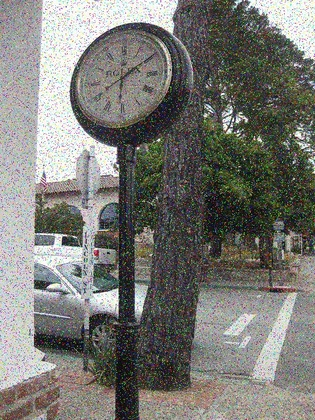
%> input picture Day1/imgs/b_noise_reduction/COCO_train2014_000000000064.jpg, 315 x 420 px, shrunk from 480 x 640 before the run; its folder holds only this picture in this run
$ octave B_noise_reduction.m   (GNU Octave 9; MATLAB toolbox functions it lacks are replaced by stand-ins)
%> lines starting %> are read from the running program, lines starting %| are printed output that depends on the picture
### Day1/srcs/median_filter.m
% median_filter - non-linear filter for reducing noise in an image.
%
% res = median_filter(im, filter_size)
%    take median values from filter_size x filter_size of im blocks.

% This file is part of inaugural summer camp:
%            'Girls Solving Societal Problems Through Computer Science.'
% written by Jinhang Choi (jpc5731@cse.psu.edu)
%            and the Pennsylvania State University.
% More information about this camp is available at:
% http://www.eecs.psu.edu/community/EECS-Computer-Science-Camp.aspx
function res = median_filter(im, filter_size)
    im_rows = size(im, 1);
    im_cols = size(im, 2);
    im_channels = size(im, 3);
    side_length = idivide(filter_size, 2);

    res = repmat(uint8(0), size(im));
    for row=1:im_rows
        for col=1:im_cols
            end_row = row + filter_size - side_length - 1;
            end_col = col + filter_size - side_length - 1;
            start_row = end_row - filter_size;
            if (end_row > im_rows)
                end_row = im_rows;
            end
            if (start_row < 1)
                start_row = 1;
            end
            start_col = end_col - filter_size;
            if (end_col > im_cols)
                end_col = im_cols;
            end
            if (start_col < 1)
                start_col = 1;
            end

            % Crop filter_size x filter_size matrix at (row, col)
            candidates = im(start_row:end_row, start_col:end_col, :);
            % Sort the numbers in order
            candidates = sort(reshape(candidates, 1, [], im_channels));
            % Take a median and store it at (row, col)
            midpoint = idivide(int32(size(candidates, 2)), 2);
            res(row, col, :) = candidates(1, midpoint, :);
        end
    end
end

### Day1/srcs/B_noise_reduction.m
% Day 1-B. noise_reduction - an example of reducing noises in an image.
%                                   Blur (linear), and Medium (non-linear)
% This file is part of inaugural summer camp:
%            'Girls Solving Societal Problems Through Computer Science.'
% written by Jinhang Choi (jpc5731@cse.psu.edu)
%            and the Pennsylvania State University.
% More information about this camp is available at:
% http://www.eecs.psu.edu/community/EECS-Computer-Science-Camp.aspx

clear all; close all;

% Setting image folder
BASE_PATH = '../imgs/b_noise_reduction/';

% Setting path to image files
files = dir([BASE_PATH '*.jpg']);
for i=1:numel(files)
    file_names{i} = [BASE_PATH files(i).name];
end

num_files = size(file_names, 2);
for i=1:num_files
    % Read an image
    im = imread(file_names{i});
%> im is the input picture: size 420x315x3 uint8; mean R, G, B 121.9, 121.6, 116.6
    clf;

    % Display the image
    imshow(im);
    pause; clf;

    % configurable parameter
    filter_size = 3;

    % linear filter (blur)
    blur = fspecial('average', filter_size);
    im_filtered = imfilter(im, blur);
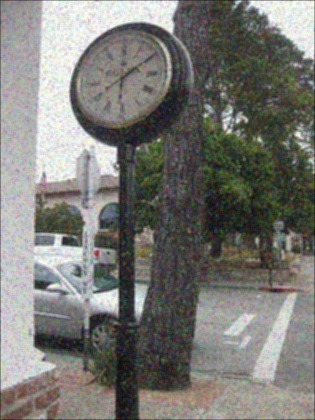
%> im_filtered: size 420x315x3 uint8; mean R, G, B 121.3, 121, 116
    subplot(1,2,1); imshow(im_filtered); title('blur (linear)');

    % non-linear filter
    disp('Median filter (Processing takes time...)');
    im_filtered = median_filter(im, int32(filter_size));
%> after the loop in median_filter, `for row=1:im_rows`:
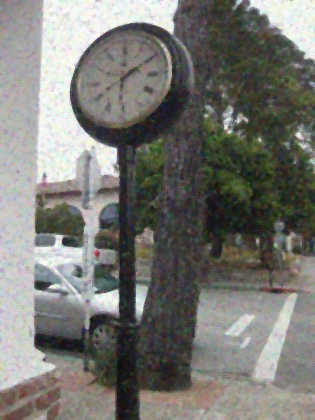
%> res: size 420x315x3 uint8; mean R, G, B 120, 119.7, 114.7
    subplot(1,2,2); imshow(im_filtered); title('median (non-linear)');

    if i ~= num_files
        pause;
    end
end
